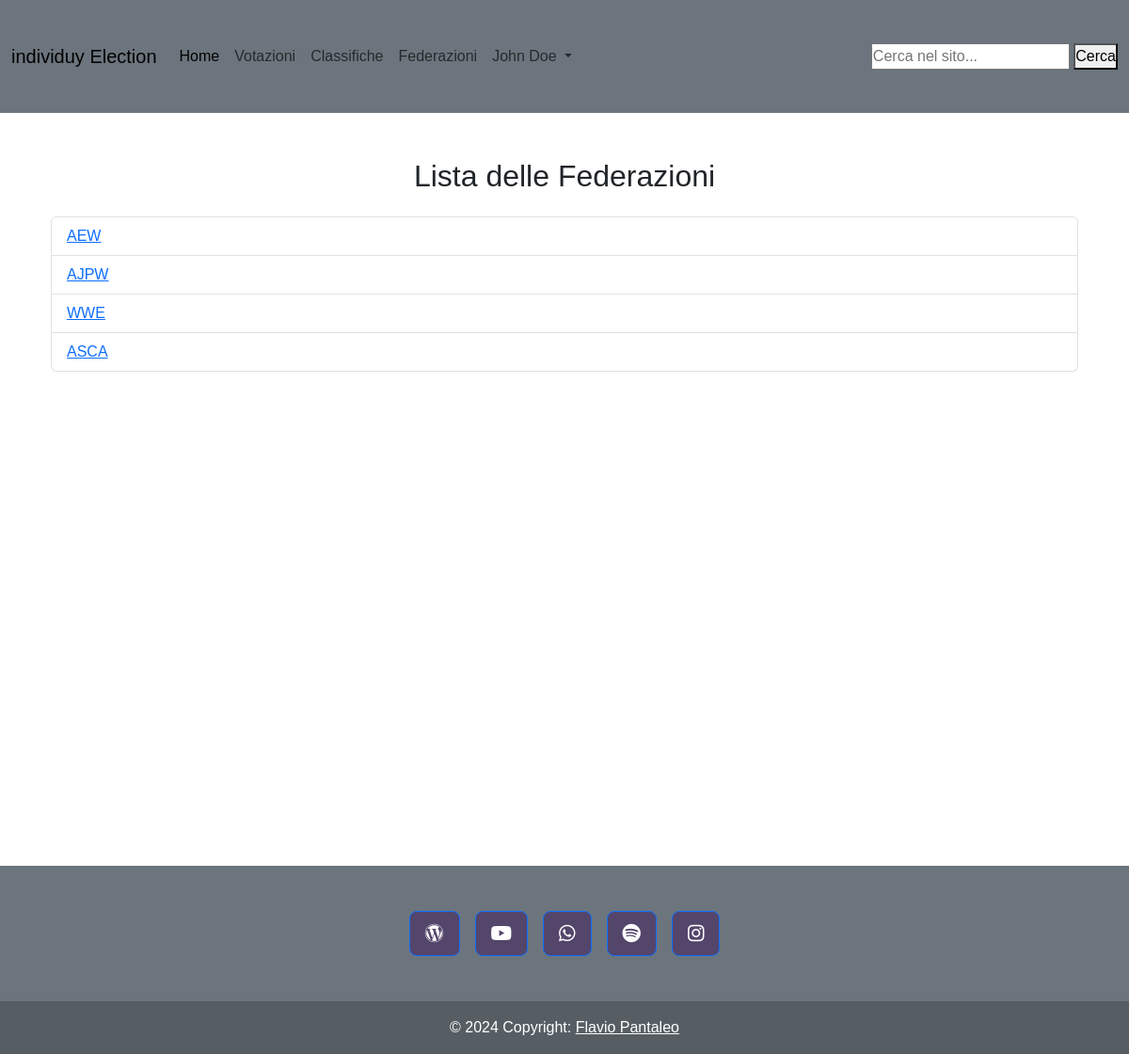
Screenshot of /index.php?page=federation_list (signed in) with the database file from the repository.
### tables this page shows
CREATE TABLE `users` (
  `id_user` int(11) NOT NULL,
  `fullname` varchar(200) DEFAULT NULL,
  `email` varchar(200) DEFAULT NULL,
  `username` varchar(200) DEFAULT NULL,
  `image_path` varchar(200) DEFAULT NULL,
  `password` varchar(200) DEFAULT NULL,
  `created_at` timestamp NOT NULL DEFAULT current_timestamp(),
  `role` varchar(50) DEFAULT 'user',
  `reset_token` varchar(255) DEFAULT NULL,
  `token_expiry` datetime DEFAULT NULL
);

CREATE TABLE `federations` (
  `id_federation` int(11) NOT NULL,
  `name` varchar(200) DEFAULT NULL,
  `description` text DEFAULT NULL
);

### app/Controllers/UserController.php (called while the page is built, shortened)
<?php
class UserController {
    private $userDAO;
    public function __construct() {
        $this->userDAO = new UserDAO();
    }
    public function getSingleUser($id) {
        return $this->userDAO->getSingleUser($id);
    }
}

### app/Core/DB.php (called while the page is built, shortened)
<?php
class DB {
    protected function connect (){
        try {
            $localHost = $_ENV['DB_HOST'];
            $dbname = $_ENV['DB_NAME'];
            $user = $_ENV['DB_USER'];
            $pass = $_ENV['DB_PASS'];
            $conn = new PDO("mysql:host=".$localHost.";dbname=".$dbname.";",$user, $pass);
            return $conn;
        } catch (PDOException $e) {
            echo $e->getMessage() . "<br> Database Connection Error";
            die();
        }
    }
}
?>

### app/DAO/UserDao.php (called while the page is built, shortened)
<?php
class UserDAO extends DB {
    public function getSingleUser($id) {
        try {
            $stmt = $this->connect()->prepare("SELECT * FROM users WHERE id_user = ?");
            $stmt->execute([$id]);
            $userDB = $stmt->fetch(PDO::FETCH_ASSOC);
            if ($userDB) {
                return new User($userDB['id_user'], $userDB['fullname'], $userDB['email'], $userDB['username'], $userDB['image_path'], $userDB['role']);
            }
            return null;
        } catch (PDOException $e) {
            error_log("PDOException in getSingleUser: " . $e->getMessage());
            return null;
        }
    }
}

### app/Models/User.php (called while the page is built, shortened)
<?php
class User {
    public function __construct($id, $fullname, $email, $username, $user_pic, $role) {
        $this->fullname = $fullname;
    }
}
?>

### app/Controllers/FederationController.php (called while the page is built, shortened)
<?php
class FederationController {
    private $federationDAO;
    public function __construct() {
        $this->federationDAO = new FederationDAO();
    }
    public function getAllFederations() {
        return $this->federationDAO->getAllFederations();
    }
}

### app/DAO/FederationDAO.php (called while the page is built, shortened)
<?php
class FederationDAO extends DB {
    public function getAllFederations() {
        try {
            $stmt = $this->connect()->prepare("SELECT * FROM federations");
            $stmt->execute();
            return $stmt->fetchAll(PDO::FETCH_ASSOC);
        } catch (PDOException $e) {
            error_log("PDOException in getAllFederations: " . $e->getMessage());
            return [];
        }
    }
}

### resources/Views/votazioni/federation/federation_list.php (the view)
<main class="container">
    <div class="container py-5">
        <h2 class="text-center mb-4">Lista delle Federazioni</h2>
        <ul class="list-group">
            <?php
            $federations = $federationController->getAllFederations();
            foreach ($federations as $federation): ?>
                <li class="list-group-item">
                    <a href="index.php?page=lista_per_federazioni&id_federation=<?= $federation['id_federation']; ?>">
                        <?= htmlspecialchars($federation['name']); ?>
                    </a>
                </li>
            <?php endforeach; ?>
        </ul>
    </div>
</main>

### includes/header.php (shortened to what this page needs)
<?php
if (isset($_SESSION['userId'])) {
    $userId = $_SESSION['userId'];
    $singleUser = $userController->getSingleUser($userId);
}
?>
<!DOCTYPE html>
<html lang="it">
<head>
    <link rel="stylesheet" href="<?php echo ROOT; ?>/node_modules/@fortawesome/fontawesome-free/css/all.min.css">
    <link rel="stylesheet" href="<?php echo ROOT; ?>/node_modules/bootstrap/">
    <link rel="stylesheet" href="<?php echo ROOT; ?>/assets/public/css/styles.css">
</head>
<body>
<header class="">
    <nav class="navbar navbar-expand-lg navbar-light bg-secondary">
        <div class="container-fluid">
            <a class="navbar-brand" href="index.php?page=home">individuy Election</a>
            <div class="collapse navbar-collapse" id="navbarSupportedContent">
            <ul class="navbar-nav me-auto mb-2 mb-lg-0">
                <li class="nav-item">
                <a class="nav-link active" aria-current="page" href="index.php?page=home">Home</a>
                </li>
                <li class="nav-item">
                    <a class="nav-link" href="index.php?page=lists">Votazioni</a>
                </li>
                <li class="nav-item">
                    <a class="nav-link" href="index.php?page=indice_classifiche">Classifiche</a>
                </li>
                <li class="nav-item">
                    <a class="nav-link" href="index.php?page=federation_list">Federazioni</a>
                </li>
                <li class="nav-item dropdown">
                    <a class="nav-link dropdown-toggle" href="#" id="navbarDropdown" role="button" data-bs-toggle="dropdown" aria-expanded="false">
                        <?= isset($_SESSION['fullname']) ? $singleUser->fullname : 'Utente' ?>
                    </a>
                </li>
            </ul>
            <form action="index.php?page=search" method="get">
                <input type="text" name="query" placeholder="Cerca nel sito..." required>
                <button type="submit">Cerca</button>
            </form>
            </div>
        </div>
    </nav>
</header>

### rows the page displays
users: fullname "John Doe"
federations: name "AEW"
federations: name "AJPW"
federations: name "WWE"
federations: name "ASCA"
